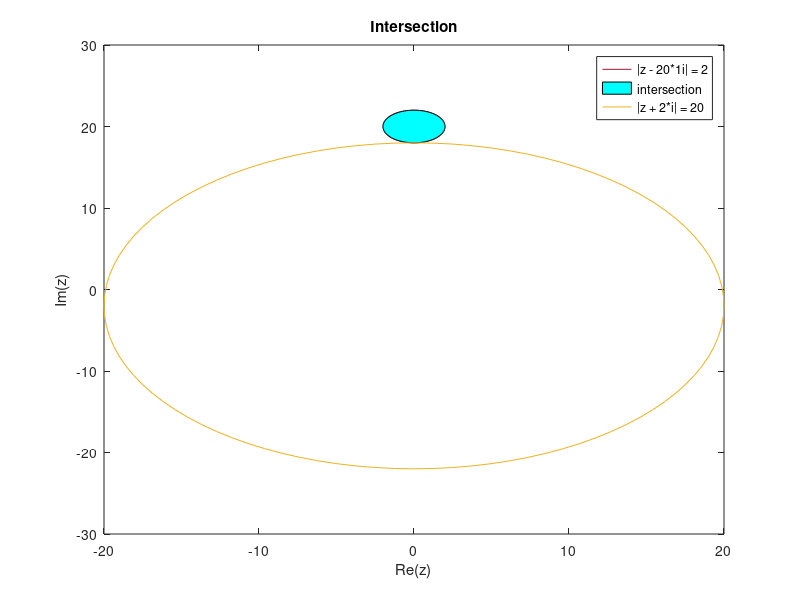

Write MATLAB code to recreate this figure.
% z = x + 1i*y
% |z + 2*i| > 20 => |x + i*(2+y)| > 20 => x^2 + (2+y)^2 > 400 (1)
% |z - 20*1i| < 2 => |x + i*(y - 20)| < 2 => x^2 + (y - 20)^2 < 4 (2)
% (1) - Область снаружи круга с радиусом 20 и центром в точке (0, -2)
% (2) - Область внутри круга с радиусом 2 и центром в точке (0, 20)
% => областью пересечения будет область внутри круга (2)

th = 0: pi/50:2*pi;
figure(1)
% Определяем функции для построения круга
xunit = 2 * cos(th) + 0;
yunit = 2 * sin(th) + 20;
% Рисуем круг с радиусом 2
plot(xunit, yunit, 'color', '#A2142F','DisplayName','|z - 20*1i| = 2')

hold on
% Закрашиваем область пересечения
fill(xunit, yunit, 'c','DisplayName','intersection')
% Определяем функции для построения круга
xunit = 20 * cos(th) + 0;
yunit = 20 * sin(th) - 2;
% Рисуем круг с радиусом 20
plot(xunit, yunit, 'color', '#EDB120', 'DisplayName','|z + 2*i| = 20')

title('Intersection')
hold off
legend
xlabel('Re(z)');
ylabel('Im(z)');


